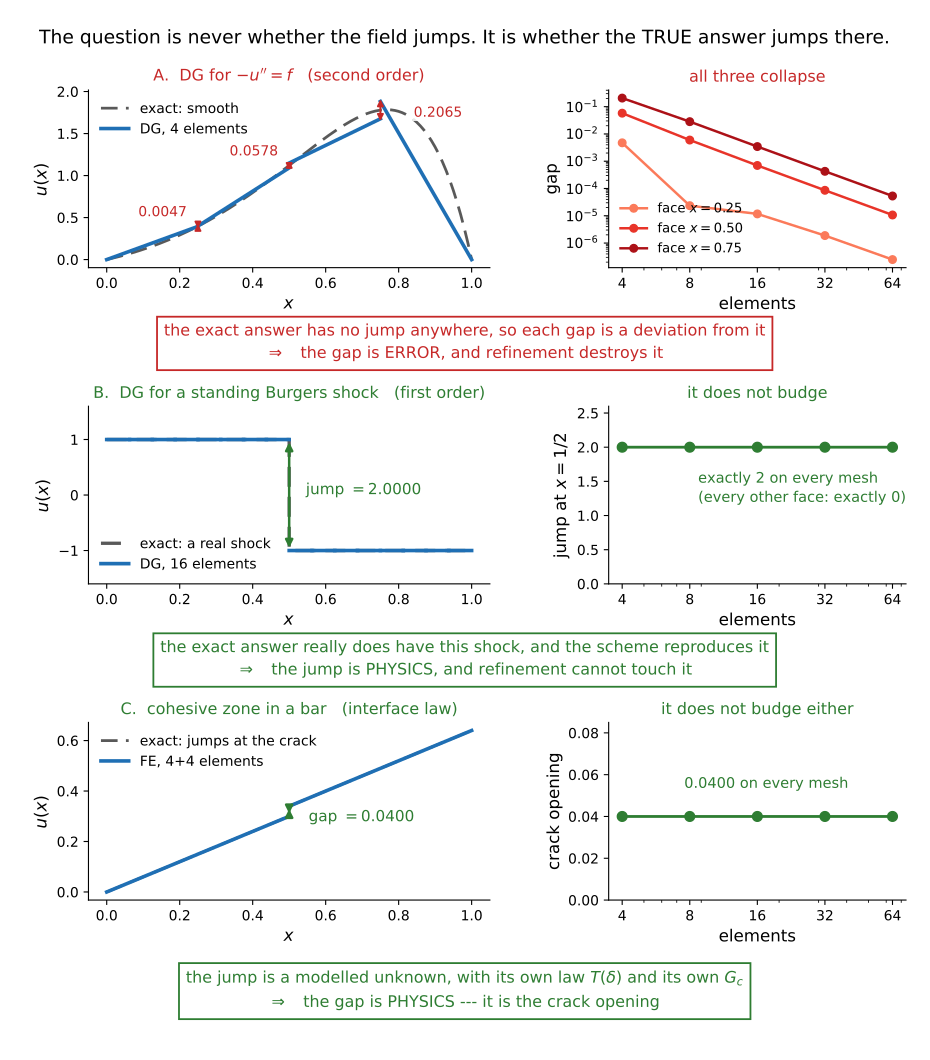

Write the Python code that produced this figure.
"""When is a jump an error, and when is it the answer?

Three cases, all solved for real, none sketched:

  A  DG for -u'' = f          second-order PDE, exact answer smooth
  B  DG for a Burgers shock   first-order PDE, exact answer genuinely jumps
  C  cohesive zone in a bar   interface law, exact answer jumps at the crack

A and B use the SAME machinery -- broken space, numerical flux on every face.
Only the equation changed, and with it the verdict.
"""
import numpy as np, matplotlib
matplotlib.use("Agg")
import matplotlib.pyplot as plt
from matplotlib.gridspec import GridSpec
from matplotlib.patches import FancyArrowPatch

BAD, GOOD, EXACT, ELEM = "#c62828", "#2e7d32", "0.35", "#1f6fb4"
HALO = dict(fc="white", ec="none", alpha=0.85, pad=1.0)
GL3 = np.polynomial.legendre.leggauss(3)

# =============================================== A: interior-penalty DG, -u''=f
uexA = lambda x: x*(1-x)*np.exp(3*x)
fexA = lambda x: np.exp(3*x)*(9*x**2 + 3*x - 4)

def dgA(N, sigma=4.0):
    h = 1.0/N; nd = 2*N
    K = np.zeros((nd, nd)); F = np.zeros(nd)
    gp, gw = np.polynomial.legendre.leggauss(8)
    for e in range(N):
        i, j = 2*e, 2*e+1
        K[np.ix_([i, j], [i, j])] += np.array([[1, -1], [-1, 1]])/h
        for xi, w in zip(gp, gw):
            t = (xi+1)/2; f = fexA(e*h + t*h)
            F[i] += f*(1-t)*w*h/2; F[j] += f*t*w*h/2
    for e in range(N-1):
        J = np.zeros(nd); A = np.zeros(nd)
        J[2*e+1] = 1.0; J[2*e+2] = -1.0
        A[2*e+1] += 0.5/h; A[2*e] -= 0.5/h
        A[2*e+3] += 0.5/h; A[2*e+2] -= 0.5/h
        K += -np.outer(A, J) - np.outer(J, A) + (sigma/h)*np.outer(J, J)
    free = [k for k in range(nd) if k not in (0, nd-1)]
    U = np.zeros(nd); U[free] = np.linalg.solve(K[np.ix_(free, free)], F[free])
    seg = [((e*h, (e+1)*h), (U[2*e], U[2*e+1])) for e in range(N)]
    return seg, np.array([U[2*e+1] - U[2*e+2] for e in range(N-1)])

# ========================================= B: DG for a stationary Burgers shock
fB = lambda u: 0.5*u*u

def godunov(uL, uR):
    s = 0.5*(uL + uR)
    return np.where(uL >= uR, np.where(s > 0, fB(uL), fB(uR)),
                    np.where(uL > 0, fB(uL), np.where(uR < 0, fB(uR), 0.0)))

def minmod(a, b, c):
    s = np.sign(a)
    return np.where((s == np.sign(b)) & (s == np.sign(c)),
                    s*np.minimum(np.abs(a), np.minimum(np.abs(b), np.abs(c))), 0.0)

def dgB(N, T=0.4, cfl=0.2):
    """u = +1 left, -1 right: characteristics converge, the shock stands still."""
    h = 1.0/N; xc = (np.arange(N) + 0.5)*h
    u0 = np.where(xc < 0.5, 1.0, -1.0); u1 = np.zeros(N)
    def rhs(u0, u1):
        F = godunov(np.r_[1.0, u0 + u1], np.r_[u0 - u1, -1.0])
        vol = np.zeros(N)
        for q, w in zip(*GL3): vol += fB(u0 + u1*q)*w
        return -(F[1:] - F[:-1])/h, 3.0*(vol - F[1:] - F[:-1])/h
    lim = lambda a, b: minmod(b, np.r_[a[1:], -1.0] - a, a - np.r_[1.0, a[:-1]])
    t = 0.0
    while t < T:
        dt = min(cfl*h/max(np.max(np.abs(u0) + np.abs(u1)), 1e-12), T - t)
        k0, k1 = rhs(u0, u1)
        a0, a1 = u0 + dt*k0, u1 + dt*k1; a1 = lim(a0, a1)
        k0b, k1b = rhs(a0, a1)
        u0 = 0.5*u0 + 0.5*(a0 + dt*k0b); u1 = 0.5*u1 + 0.5*(a1 + dt*k1b)
        u1 = lim(u0, u1); t += dt
    J = (u0 + u1)[:-1] - (u0 - u1)[1:]
    return xc, u0, u1, h, J[N//2 - 1], np.abs(np.delete(J, N//2 - 1)).max()

# ================================================== C: cohesive zone in a bar
Tmax, dfc, Uend = 1.0, 0.1, 0.64

def czm(n):
    h = 0.5/n; nn = 2*(n+1)
    K = np.zeros((nn, nn)); F = np.zeros(nn)
    for e in range(n):
        K[np.ix_([e, e+1], [e, e+1])] += np.array([[1, -1], [-1, 1]])/h
        i = n+1+e
        K[np.ix_([i, i+1], [i, i+1])] += np.array([[1, -1], [-1, 1]])/h
    kc = -Tmax/dfc
    K[np.ix_([n, n+1], [n, n+1])] += np.array([[kc, -kc], [-kc, kc]])
    F[n] += Tmax; F[n+1] -= Tmax
    fixed = {0: 0.0, nn-1: Uend}
    free = [k for k in range(nn) if k not in fixed]
    rhs = F[free] - K[np.ix_(free, list(fixed))] @ np.array(list(fixed.values()))
    U = np.zeros(nn)
    for k, v in fixed.items(): U[k] = v
    U[free] = np.linalg.solve(K[np.ix_(free, free)], rhs)
    return (np.linspace(0, .5, n+1), U[:n+1]), (np.linspace(.5, 1, n+1), U[n+1:]), U[n+1]-U[n]

# ======================================================================= plot
fig = plt.figure(figsize=(9.3, 10.6))
gs = GridSpec(3, 2, figure=fig, width_ratios=[1.35, 1.0], hspace=0.78,
              wspace=0.34, left=0.095, right=0.975, top=0.915, bottom=0.150)
NS = [4, 8, 16, 32, 64]

def dress(ax, xl, yl, ttl, col):
    ax.set_xlabel(xl, fontsize=12); ax.set_ylabel(yl, fontsize=12)
    ax.set_title(ttl, fontsize=11.5, color=col, pad=6)
    ax.tick_params(labelsize=10); ax.spines[["top", "right"]].set_visible(False)

def verdict(y, txt, col):
    """Verdicts live in the gaps between rows, spanning the full width."""
    fig.text(0.5, y, txt, ha="center", va="center", fontsize=11.5, color=col,
             linespacing=1.45, bbox=dict(fc="white", ec=col, lw=1.3, pad=5.0))

# ---------------------------------------------------------------------- row A
a1 = fig.add_subplot(gs[0, 0]); a2 = fig.add_subplot(gs[0, 1])
xx = np.linspace(0, 1, 400)
a1.plot(xx, uexA(xx), ls=(0, (6, 3)), lw=2.0, color=EXACT, label="exact: smooth")
seg, jmp = dgA(4)
for k, ((p, q), (ua, ub)) in enumerate(seg):
    a1.plot([p, q], [ua, ub], color=ELEM, lw=2.6, zorder=3,
            label="DG, 4 elements" if k == 0 else None)
for k, j in enumerate(jmp):                       # EVERY face has a gap
    xf = (k+1)/4
    lo, hi = sorted([seg[k][1][1], seg[k+1][1][0]])
    a1.add_patch(FancyArrowPatch((xf, lo-0.06), (xf, hi+0.06), arrowstyle="<|-|>",
                                 mutation_scale=9, lw=1.4, color=BAD, zorder=6))
    off, ha = [(-8, 10), (-8, 10), (24, -2)][k], ["right", "right", "left"][k]
    a1.annotate(f"{abs(j):.4f}", (xf, (lo+hi)/2), textcoords="offset points",
                xytext=off, ha=ha, va="center", fontsize=10, color=BAD,
                bbox=HALO, zorder=7)
a1.legend(fontsize=10, loc="upper left", frameon=False)
dress(a1, "$x$", "$u(x)$", "A.  DG for $-u''=f$   (second order)", BAD)

for k in range(3):
    g = [abs(dgA(N)[1][int(round((k+1)*N/4))-1]) for N in NS]
    a2.loglog(NS, g, "o-", lw=1.8, ms=5.5, color=plt.cm.Reds(0.45 + 0.2*k),
              label=f"face $x={(k+1)/4:.2f}$")
a2.legend(fontsize=9.5, frameon=False, loc="lower left")
a2.set_xticks(NS); a2.set_xticklabels([str(n) for n in NS])
dress(a2, "elements", "gap", "all three collapse", BAD)
verdict(0.676, "the exact answer has no jump anywhere, so each gap is a deviation "
                "from it\n"
                "$\\Rightarrow$   the gap is ERROR, and refinement destroys it", BAD)

# ---------------------------------------------------------------------- row B
b1 = fig.add_subplot(gs[1, 0]); b2 = fig.add_subplot(gs[1, 1])
xc, u0, u1, h, Jm, Jo = dgB(16)
b1.plot([0, 0.5, 0.5, 1], [1, 1, -1, -1], ls=(0, (6, 3)), lw=2.4, color=EXACT,
        label="exact: a real shock")
for e in range(len(xc)):
    b1.plot([xc[e]-h/2, xc[e]+h/2], [u0[e]-u1[e], u0[e]+u1[e]], color=ELEM, lw=2.6,
            zorder=3, label="DG, 16 elements" if e == 0 else None)
b1.add_patch(FancyArrowPatch((0.5, -1), (0.5, 1), arrowstyle="<|-|>",
                             mutation_scale=11, lw=1.8, color=GOOD, zorder=6))
b1.annotate(f"jump $={Jm:.4f}$", (0.5, 0), textcoords="offset points", xytext=(12, 0),
            ha="left", fontsize=11, color=GOOD, bbox=HALO, zorder=7)
b1.set_ylim(-1.6, 1.6); b1.legend(fontsize=10, loc="lower left", frameon=False)
dress(b1, "$x$", "$u(x)$", "B.  DG for a standing Burgers shock   (first order)", GOOD)

Jms = [dgB(N)[4] for N in NS]
b2.plot(NS, Jms, "o-", lw=2.0, ms=7, color=GOOD)
b2.set_xscale("log"); b2.set_ylim(0, 2.6); b2.set_xticks(NS)
b2.set_xticklabels([str(n) for n in NS])
b2.annotate("exactly $2$ on every mesh\n(every other face: exactly $0$)",
            (NS[1], 2.0), textcoords="offset points", xytext=(6, -40),
            fontsize=10.5, color=GOOD)
dress(b2, "elements", "jump at $x=1/2$", "it does not budge", GOOD)
verdict(0.377, "the exact answer really does have this shock, and the scheme "
                "reproduces it\n"
                "$\\Rightarrow$   the jump is PHYSICS, and refinement cannot touch it", GOOD)

# ---------------------------------------------------------------------- row C
c1 = fig.add_subplot(gs[2, 0]); c2 = fig.add_subplot(gs[2, 1])
(xl, ul), (xr, ur), d = czm(4)
c1.plot([0, 0.5], [0, 0.3], ls=(0, (6, 3)), lw=2.0, color=EXACT,
        label="exact: jumps at the crack")
c1.plot([0.5, 1], [0.3+d, Uend], ls=(0, (6, 3)), lw=2.0, color=EXACT)
c1.plot(xl, ul, color=ELEM, lw=2.6, zorder=3, label="FE, 4+4 elements")
c1.plot(xr, ur, color=ELEM, lw=2.6, zorder=3)
c1.add_patch(FancyArrowPatch((0.5, ul[-1]), (0.5, ur[0]), arrowstyle="<|-|>",
                             mutation_scale=11, lw=1.8, color=GOOD, zorder=6))
c1.annotate(f"gap $={d:.4f}$", (0.5, (ul[-1]+ur[0])/2), textcoords="offset points",
            xytext=(14, -8), ha="left", fontsize=11, color=GOOD, bbox=HALO, zorder=7)
c1.legend(fontsize=10, loc="upper left", frameon=False)
dress(c1, "$x$", "$u(x)$", "C.  cohesive zone in a bar   (interface law)", GOOD)

ds = [czm(N)[2] for N in NS]
c2.plot(NS, ds, "o-", lw=2.0, ms=7, color=GOOD)
c2.set_xscale("log"); c2.set_ylim(0, 0.085); c2.set_xticks(NS)
c2.set_xticklabels([str(n) for n in NS])
c2.annotate("$0.0400$ on every mesh", (NS[1], ds[1]), textcoords="offset points",
            xytext=(-4, 20), fontsize=10.5, color=GOOD)
dress(c2, "elements", "crack opening", "it does not budge either", GOOD)
verdict(0.064, "the jump is a modelled unknown, with its own law $T(\\delta)$ and "
                "its own $G_c$\n"
                "$\\Rightarrow$   the gap is PHYSICS --- it is the crack opening", GOOD)

fig.suptitle("The question is never whether the field jumps. It is whether the "
             "TRUE answer jumps there.", fontsize=13.5, y=0.973)
fig.savefig("q4_three_jumps.pdf")
print("wrote q4_three_jumps.pdf")
print(f"  A  gaps at the three faces (4 elts): {[f'{abs(v):.4f}' for v in dgA(4)[1]]}")
print(f"  B  shock jump by mesh              : {[f'{v:.10f}' for v in Jms]}")
print(f"  B  largest jump anywhere else      : {max(dgB(N)[5] for N in NS):.3e}")
print(f"  C  crack opening by mesh           : {[f'{v:.4f}' for v in ds]}")
